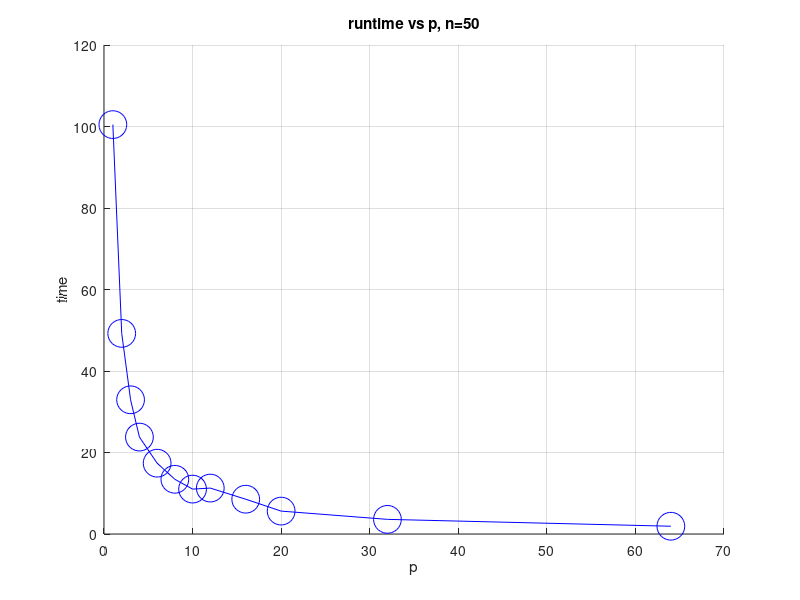
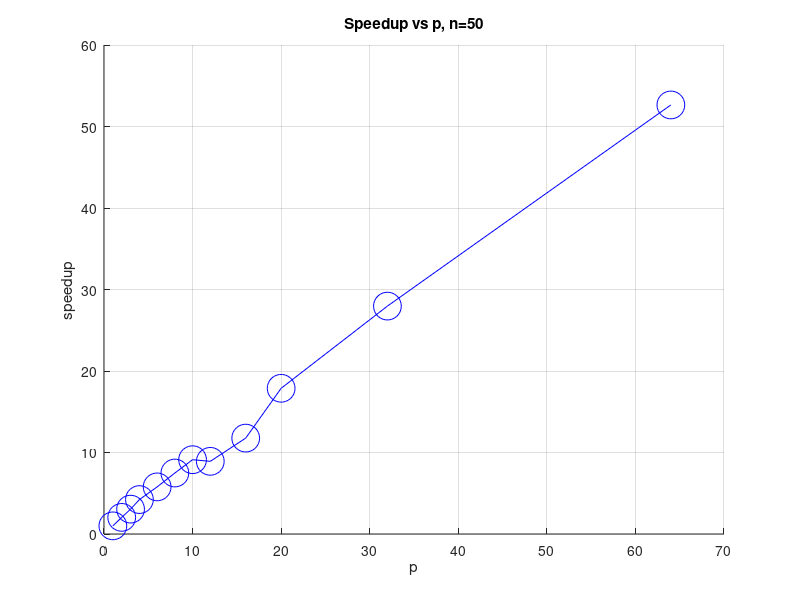
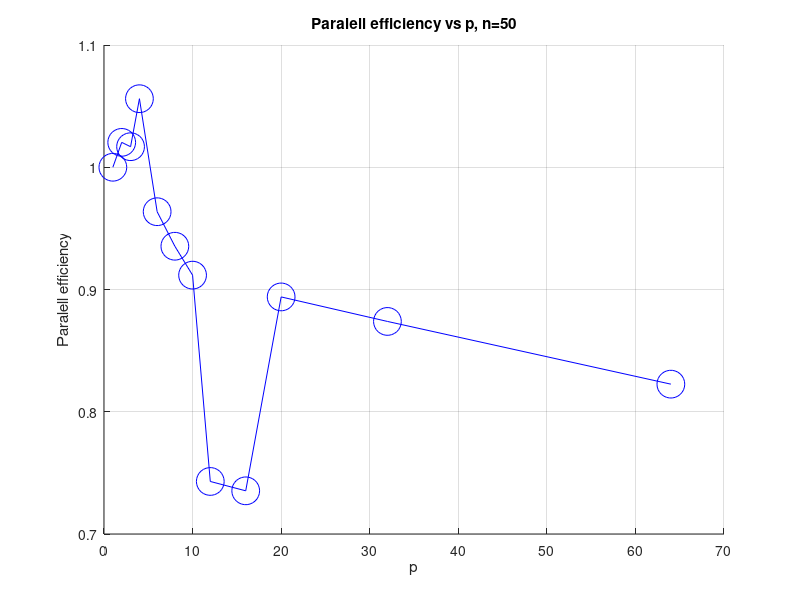
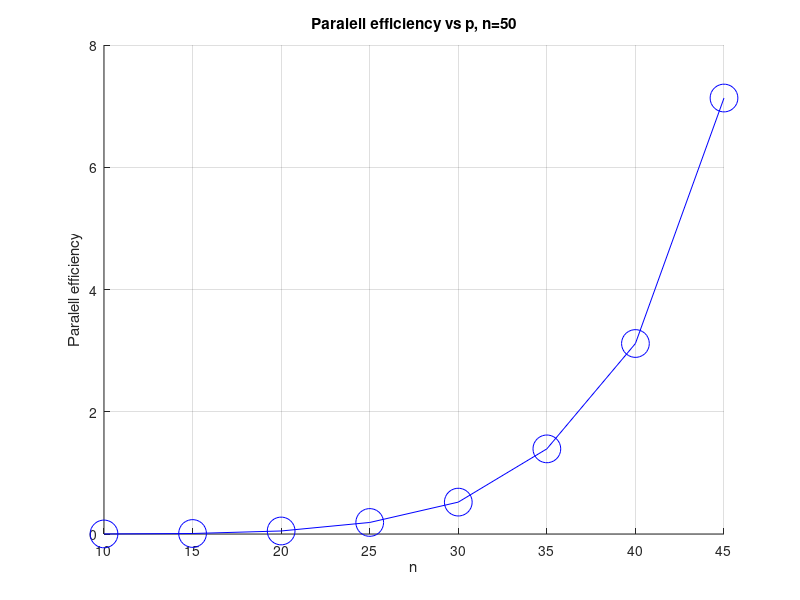

Recreate these plots in MATLAB, in order.
clear all
close all
clc


% Output of runtimes of the function comupteAdjtable. n = 50
% 
%  p: 1, time: 100.46644 
%  p: 2, time: 49.23119 
%  p: 3, time: 32.93524 
%  p: 4, time: 23.78315 
%  p: 6, time: 17.37631 
%  p: 8, time: 13.42576 
%  p: 10, time: 11.01912 
%  p: 12, time: 11.26837 
%  p: 16, time: 8.53925
%  p: 20, time: 5.61935 
%  p: 32, time: 3.59269 
%  p: 64, time: 1.90838  

%%
% runtimes vs p

p = [1,2,3,4,6,8,10,12,16,20,32,64];
n = 50;
run_times_p =  [100.46644,49.23119,32.93524,23.78315,17.37631,13.42576,11.01912,11.26837,8.53925,5.61935,3.59269,1.90838];

h(1)=figure(1);
hold on; grid on;
plot(p,run_times_p, '-ob','MarkerSize',20);
xlabel('p');
ylabel('time');
title('runtime vs p, n=50');

%%
% Speedup
p = [1,2,3,4,6,8,10,12,16,20,32,64];
n = 50;
run_times_p =  [100.46644,49.23119,32.93524,23.78315,17.37631,13.42576,11.01912,11.26837,8.53925,5.61935,3.59269,1.90838];
pe = run_times_p(1)./(run_times_p);

h(2)=figure(2);
hold on; grid on;
plot(p,pe, '-ob', 'MarkerSize',20);
xlabel('p');
ylabel('speedup');
title('Speedup vs p, n=50');


%%
% Speedup
p = [1,2,3,4,6,8,10,12,16,20,32,64];
n = 50;
run_times_p =  [100.46644,49.23119,32.93524,23.78315,17.37631,13.42576,11.01912,11.26837,8.53925,5.61935,3.59269,1.90838];
pe = run_times_p(1)./(p.*run_times_p);

h(3)=figure(3);
hold on; grid on;
plot(p,pe, '-ob', 'MarkerSize',20);
xlabel('p');
ylabel('Paralell efficiency');
title('Paralell efficiency vs p, n=50');


%%
% Paralell efficiency  vs n


% n = [10,15,20,25,30,35,40,45,50,55];
n = [10,15,20,25,30,35,40,45];
p = 8;


%p=8
%run_times_n_8 =  [ 0.00093,0.00825,0.04948,0.18875,0.52159,1.39290,3.11647,7.13247,15.52397,28.75429];
run_times_n_8 =  [ 0.00093,0.00825,0.04948,0.18875,0.52159,1.39290,3.11647,7.13247];

h(4)=figure(4);
hold on; grid on;
plot(n,run_times_n_8, '-ob', 'MarkerSize',20);
xlabel('n');
ylabel('Paralell efficiency');
title('Paralell efficiency vs p, n=50');
%%
%

% n = [10,15,20,25,30,35,40,45,50,55];
n = [10,15,20,25,30,35,40,45];
p = 8;

%p=1
run_times_n_1 = [0.00692,0.07450,0.42361,1.60599,4.71198,11.92388,26.56231,54.05625];
%p=8
%run_times_n_8 =  [ 0.00093,0.00825,0.04948,0.18875,0.52159,1.39290,3.11647,7.13247,15.52397,28.75429];
run_times_n_8 = [0.00093,0.00825,0.04948,0.18875,0.52159,1.39290,3.11647,7.13247];
pe = run_times_n_1./(p.*run_times_n_8);


h(5)=figure(5);
hold on; grid on;
plot(n,pe, '-ob', 'MarkerSize',20);
xlabel('n');
ylabel('Paralell efficiency');
title('Paralell efficiency vs n, p=8');

%%
for i=1:length(h)
    print(h(i), '-depsc', sprintf('plot%i.eps',i));
end


